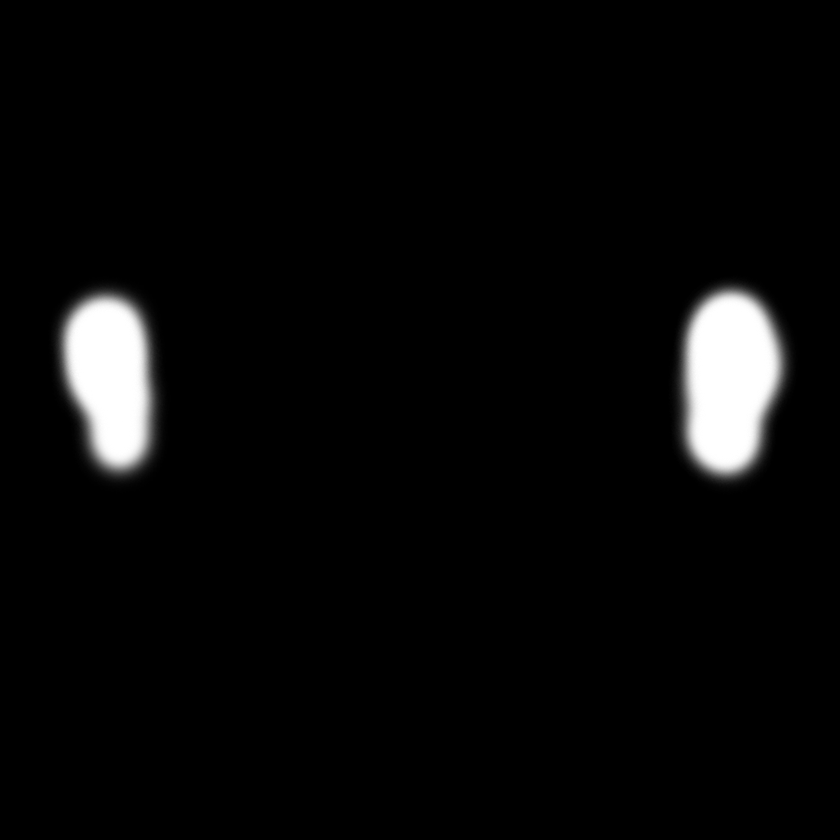
#> input picture tex_0000_mask.png, 840 x 840 px, shrunk from 1024 x 1024 before the run
$ python clean.py tex_0000_mask.png out.png
#> lines starting #> are read from the running program, lines starting #| are printed output that depends on the picture
import cv2
import sys

params = sys.argv
inputName = params[1]
outputname = params[2]

image = cv2.imread(inputName)
#> image is the input picture: shape (840, 840, 3); min 0, max 255, mean 9.4
mask = cv2.imread("tex_0000_mask.png")
src = cv2.imread("tex_0000_clean.png")
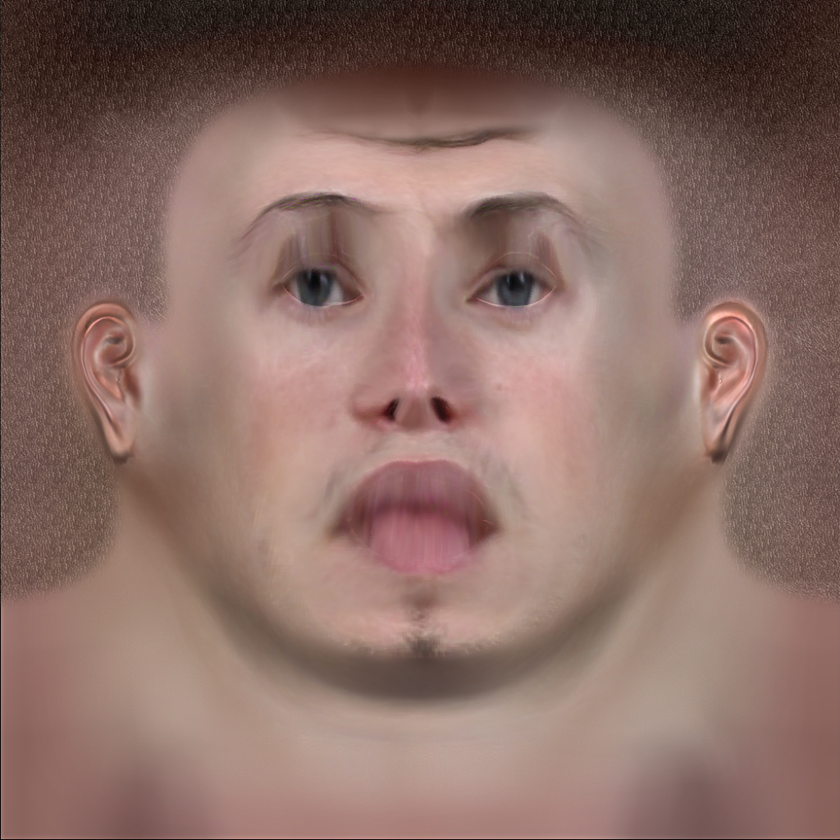
#> input picture tex_0000_clean.png, 840 x 840 px, shrunk from 1024 x 1024 before the run
#> src is the input picture: shape (840, 840, 3); mean B, G, R 102.2, 110.2, 139.7

ears = cv2.bitwise_and(src, mask)
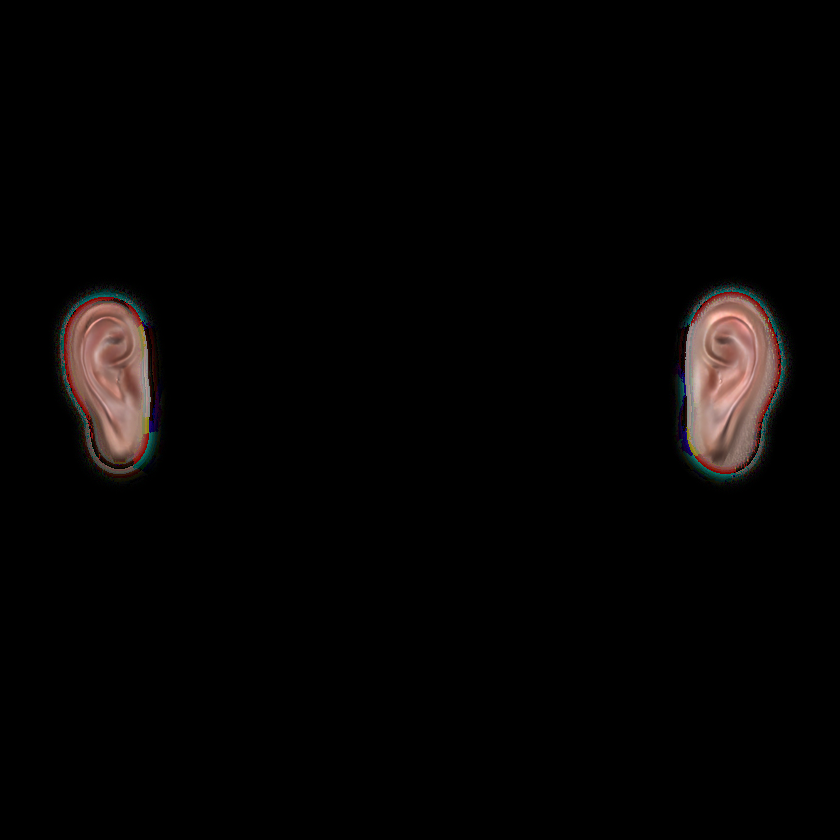
#> ears: shape (840, 840, 3); mean B, G, R 4, 4.4, 5.8
face = cv2.bitwise_and(image, cv2.bitwise_not(mask))
#> face: shape (840, 840, 3); every value is 0
result = cv2.bitwise_or(ears, face)

cv2.imwrite(outputname, result)
